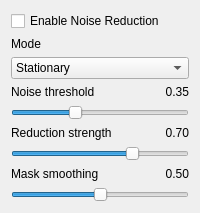
              <widget class="QWidget" name="pageNoiseReduceParams">
               <layout class="QVBoxLayout" name="noiseReduceParamsLayout">
                <item>
                 <widget class="QCheckBox" name="chkNoiseReduce">
                  <property name="text">
                   <string>Enable Noise Reduction</string>
                  </property>
                 </widget>
                </item>
                <item>
                 <widget class="QLabel" name="lblNoiseReduceMode">
                  <property name="text">
                   <string>Mode</string>
                  </property>
                 </widget>
                </item>
                <item>
                 <widget class="QComboBox" name="cmbNoiseReduceMode">
                  <item>
                   <property name="text">
                    <string>Stationary</string>
                   </property>
                  </item>
                  <item>
                   <property name="text">
                    <string>Non-stationary</string>
                   </property>
                  </item>
                 </widget>
                </item>
                <item>
                 <layout class="QHBoxLayout" name="lblNoiseThresholdTitleLayout">
                  <item>
                   <widget class="QLabel" name="lblNoiseThresholdTitle">
                    <property name="text">
                     <string>Noise threshold</string>
                    </property>
                   </widget>
                  </item>
                  <item>
                   <widget class="QLabel" name="lblNoiseThresholdValue">
                    <property name="text">
                     <string>0.35</string>
                    </property>
                    <property name="alignment">
                     <set>Qt::AlignmentFlag::AlignRight|Qt::AlignmentFlag::AlignTrailing|Qt::AlignmentFlag::AlignVCenter</set>
                    </property>
                   </widget>
                  </item>
                 </layout>
                </item>
                <item>
                 <widget class="QSlider" name="sliderNoiseThreshold">
                  <property name="minimum">
                   <number>0</number>
                  </property>
                  <property name="maximum">
                   <number>100</number>
                  </property>
                  <property name="value">
                   <number>35</number>
                  </property>
                  <property name="orientation">
                   <enum>Qt::Orientation::Horizontal</enum>
                  </property>
                 </widget>
                </item>
                <item>
                 <layout class="QHBoxLayout" name="lblNoiseStrengthTitleLayout">
                  <item>
                   <widget class="QLabel" name="lblNoiseStrengthTitle">
                    <property name="text">
                     <string>Reduction strength</string>
                    </property>
                   </widget>
                  </item>
                  <item>
                   <widget class="QLabel" name="lblNoiseStrengthValue">
                    <property name="text">
                     <string>0.70</string>
                    </property>
                    <property name="alignment">
                     <set>Qt::AlignmentFlag::AlignRight|Qt::AlignmentFlag::AlignTrailing|Qt::AlignmentFlag::AlignVCenter</set>
                    </property>
                   </widget>
                  </item>
                 </layout>
                </item>
                <item>
                 <widget class="QSlider" name="sliderNoiseStrength">
                  <property name="minimum">
                   <number>0</number>
                  </property>
                  <property name="maximum">
                   <number>100</number>
                  </property>
                  <property name="value">
                   <number>70</number>
                  </property>
                  <property name="orientation">
                   <enum>Qt::Orientation::Horizontal</enum>
                  </property>
                 </widget>
                </item>
                <item>
                 <layout class="QHBoxLayout" name="lblNoiseSmoothingTitleLayout">
                  <item>
                   <widget class="QLabel" name="lblNoiseSmoothingTitle">
                    <property name="text">
                     <string>Mask smoothing</string>
                    </property>
                   </widget>
                  </item>
                  <item>
                   <widget class="QLabel" name="lblNoiseSmoothingValue">
                    <property name="text">
                     <string>0.50</string>
                    </property>
                    <property name="alignment">
                     <set>Qt::AlignmentFlag::AlignRight|Qt::AlignmentFlag::AlignTrailing|Qt::AlignmentFlag::AlignVCenter</set>
                    </property>
                   </widget>
                  </item>
                 </layout>
                </item>
                <item>
                 <widget class="QSlider" name="sliderNoiseSmoothing">
                  <property name="minimum">
                   <number>0</number>
                  </property>
                  <property name="maximum">
                   <number>100</number>
                  </property>
                  <property name="value">
                   <number>50</number>
                  </property>
                  <property name="orientation">
                   <enum>Qt::Orientation::Horizontal</enum>
                  </property>
                 </widget>
                </item>
               </layout>
              </widget>
